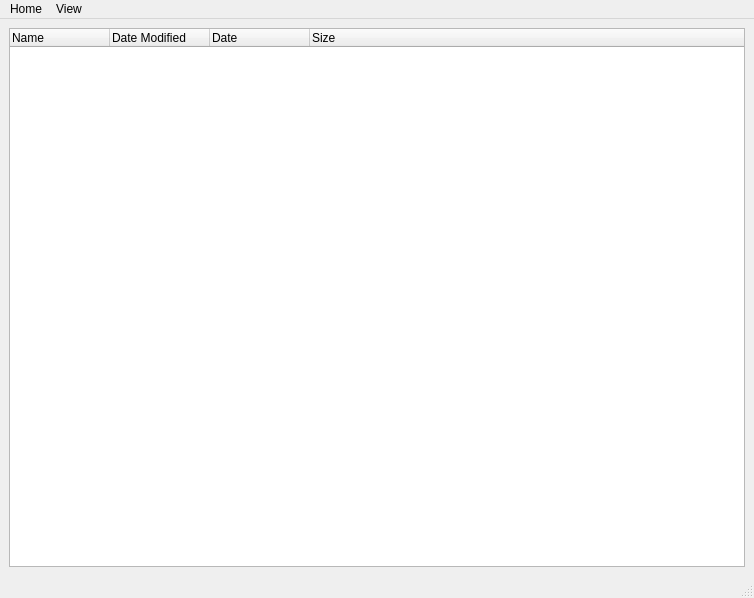
<?xml version="1.0" encoding="UTF-8"?>
<ui version="4.0">
 <class>MainWindow</class>
 <widget class="QMainWindow" name="MainWindow">
  <property name="geometry">
   <rect>
    <x>0</x>
    <y>0</y>
    <width>754</width>
    <height>598</height>
   </rect>
  </property>
  <property name="windowTitle">
   <string>MainWindow</string>
  </property>
  <widget class="QWidget" name="centralwidget">
   <layout class="QGridLayout" name="gridLayout">
    <item row="0" column="0">
     <widget class="QTreeWidget" name="treeWidget">
      <column>
       <property name="text">
        <string>Name</string>
       </property>
      </column>
      <column>
       <property name="text">
        <string>Date Modified</string>
       </property>
      </column>
      <column>
       <property name="text">
        <string>Date</string>
       </property>
      </column>
      <column>
       <property name="text">
        <string>Size</string>
       </property>
      </column>
     </widget>
    </item>
   </layout>
  </widget>
  <widget class="QMenuBar" name="menubar">
   <property name="geometry">
    <rect>
     <x>0</x>
     <y>0</y>
     <width>754</width>
     <height>21</height>
    </rect>
   </property>
   <widget class="QMenu" name="menuHome">
    <property name="title">
     <string>Home</string>
    </property>
   </widget>
   <widget class="QMenu" name="menuView">
    <property name="title">
     <string>View</string>
    </property>
   </widget>
   <addaction name="menuHome"/>
   <addaction name="menuView"/>
  </widget>
  <widget class="QStatusBar" name="statusbar"/>
  <action name="actionNme">
   <property name="text">
    <string>Nme</string>
   </property>
  </action>
 </widget>
 <resources/>
 <connections/>
</ui>
